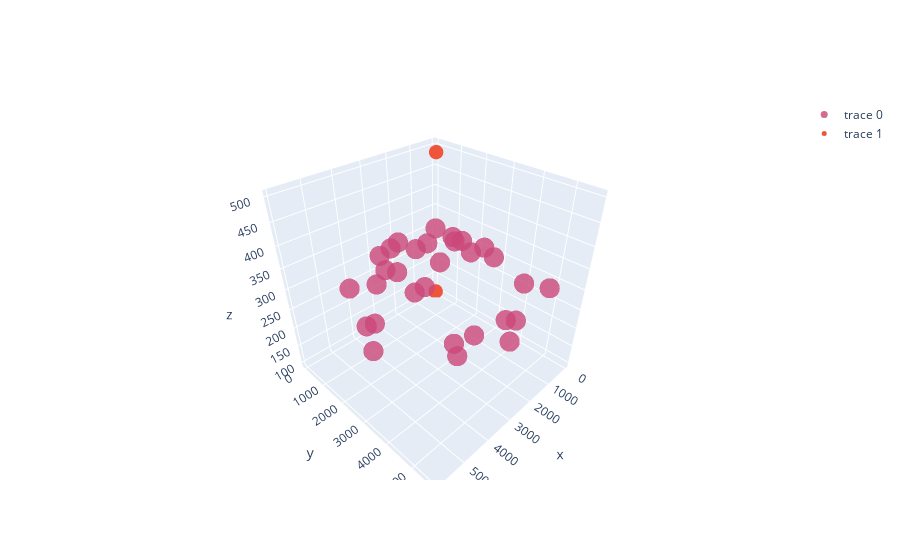

Write notebook code for a chart like this one.
### Code cell
fig = go.Figure(data=[go.Scatter3d(x=x, y=y, z=z,
                                   mode='markers', marker=dict(
        size=7,
        color=z,                  
        opacity=0.8
    ))])

fig.add_trace(
    go.Scatter3d(x=w_x, y=w_y, z=w_z, mode='markers',
        marker=dict(
        size=5)))
fig.show()

### Figure 1 — Plotly figure (JSON) as saved in the notebook; plotly's stock layout.template omitted (floating-point values rounded to 4 significant figures)
{"data": [{"marker": {"color": [300, 300, 300, 300, 300, 300, 300, 300, 300, 300, 300, 300, 300, 300, 300, 300, 300, 300, 300, 300, 300, 300, 300, 300, 300, 300, 300, 300, 300, 300], "opacity": 0.8, "size": 7}, "mode": "markers", "type": "scatter3d", "x": [854, 3092, 1755, 3703, 4718, 233, 5217, 3249, 5914, 3321, 2894, 2629, 4015, 3136, 3490, 1202, 308, 2318, 1776, 438, 5436, 227, 519, 4307, 2453, 4579, 263, 1876, 600, 50], "y": [4414, 2522, 771, 4890, 1069, 1458, 2798, 5655, 3574, 1041, 273, 5075, 1448, 1378, 2513, 759, 2876, 159, 1889, 1307, 2733, 208, 5069, 4749, 5271, 5100, 1057, 30, 2164, 2276], "z": [300, 300, 300, 300, 300, 300, 300, 300, 300, 300, 300, 300, 300, 300, 300, 300, 300, 300, 300, 300, 300, 300, 300, 300, 300, 300, 300, 300, 300, 300]}, {"marker": {"size": 5}, "mode": "markers", "type": "scatter3d", "x": [100, 500], "y": [100, 500], "z": [100, 500]}], "layout": {}}
